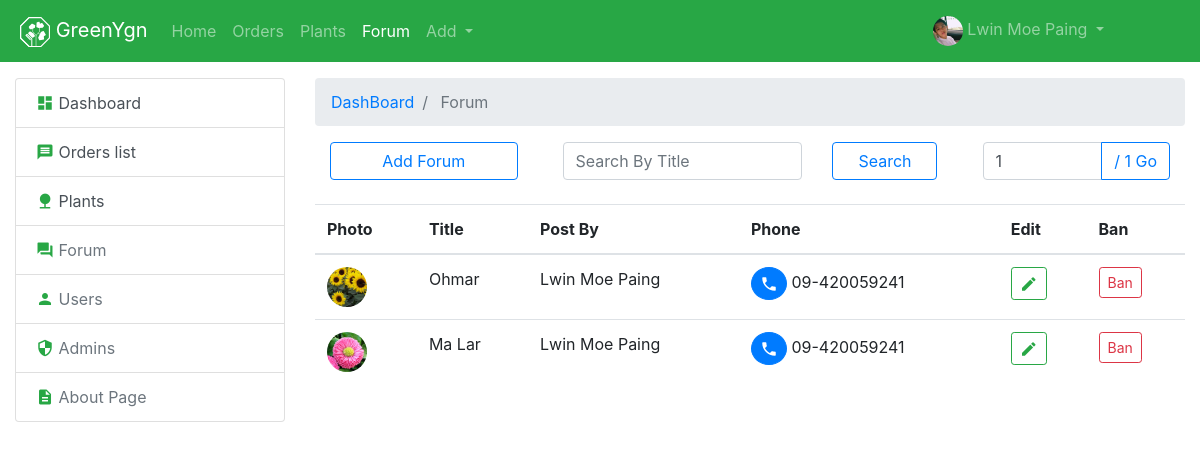
The app's page /gyadmin/superadmin/forum/index.php (signed in) with its own data.
### tables this page shows
CREATE TABLE `forum` (
  `id` int(11) NOT NULL,
  `image` varchar(200) NOT NULL DEFAULT '/assets/images/logo/greenygn_animate.svg',
  `title` varchar(120) NOT NULL,
  `description` text NOT NULL,
  `admin_id` int(10) UNSIGNED NOT NULL,
  `deleted_at` datetime DEFAULT NULL,
  `created_at` datetime DEFAULT NULL,
  `modified_at` datetime DEFAULT NULL
);

### gyadmin/superadmin/forum/functions/index/getdata.php (called while the page is built)
<?php
if (isset($_GET['page']) && is_numeric($_GET['page'])) {
    $page = $_GET['page'];
} else {
    $page = 1;
}
$no_of_records_per_page = 10;
$offset = ($page-1) * $no_of_records_per_page;
$total_pages_sql = "SELECT COUNT(*) FROM `forum`";
$result = mysqli_query($conn,$total_pages_sql);
$total_rows = mysqli_fetch_array($result)[0];
$total_pages = ceil($total_rows / $no_of_records_per_page);
$role = [
    '`f`.`id`',
    '`f`.`image`',
    '`f`.`title`',
    '`f`.`admin_id`',
    '`f`.`deleted_at`'
];
$sql = "SELECT " . implode(",",$role) .", `ar`.`name` as `admin_name`, `ar`.`ph` ";
$sql .= " FROM `forum` as `f` INNER JOIN `admin` as `ar` ";
$sql .= " ON `f`.`admin_id`= `ar`.`id` ORDER BY `f`.`id` DESC LIMIT $offset, $no_of_records_per_page ";
if($res = mysqli_query($conn, $sql)) {
    $result = array();
    while($row = mysqli_fetch_assoc($res)) {
       $result[] = $row;
    }
}

### gyadmin/superadmin/forum/index.php (the view, shortened to what this page needs)
<?php
    require __DIR__. "/functions/index/getdata.php";
    require __DIR__ . "/../view/begin_header.php";
    require __DIR__ . "/../view/finish_header.php";
    require __DIR__ . "/../view/nav/navbar.php";
?>
    <div class="container-fluid mt-3">
        <div class="row">
            <div class="col-md-3">
                <?php
                    require __DIR__ . "/../view/left_url_list/left_url_list.php";
                ?>
            </div>
            <div class="col-md-9">
                <nav aria-label="breadcrumb">
                    <ol class="breadcrumb">
                        <li class="breadcrumb-item"><a href="/gyadmin/superadmin/">DashBoard</a></li>
                        <li class="breadcrumb-item active"> Forum </li>
                    </ol>
                </nav>
                <div class="container-fluid">
                    <div class="row">
                        <div class="col-md-3 mb-2">
                            <a href="add_forum.php" class="btn btn-outline-primary rounded btn-block" role="button">
                                <i class="icon ion-md-add"></i> Add Forum
                            </a>
                        </div>
                        <div class="col-md-6 mb-2">
                                <div class="container-fluid">
                                    <form method="GET" action="search.php">
                                        <div class="row">
                                            <div class="col-md-8">
                                                <div class="form-group">
                                                    <input name="title" class="form-control" type="text" placeholder="Search By Title">
                                                </div>
                                            </div>
                                            <div class="col-md-4">
                                                <button href="add_admin.php" class="btn btn-outline-primary rounded btn-block" role="button">
                                                    <i class="icon ion-md-add"></i> Search
                                                </button>
                                            </div>
                                        </div>
                                    </form>
                                </div>
                        </div>
                        <div class="col-md-3">
                            <form action="" method="get">
                                <div class="input-group mb-3">
                                        <input name="page" required type="number" class="form-control" min=1 max="<?= $total_pages ?>" value="<?= $page ?>">
                                        <div class="input-group-append">
                                            <button class="btn btn-outline-primary" type="submit" id="button-addon2">
                                                / <?= $total_pages  ?> Go
                                            </button>
                                        </div>
                                </div>
                            </form>
                        </div>
                    </div>
                </div>
                <div class="table-responsive">
                    <table class="table">
                            <thead>
                                <tr>
                                    <th scope="col">Photo</th>
                                    <th scope="col">Title</th>
                                    <th scope="col">Post By</th>
                                    <th scope="col">Phone</th>
                                    <th class="" scope="col">Edit</th>
                                    <th class="" scope="col">Ban</th>
                                </tr>
                            </thead>
                            <tbody class="mm_font" id="table_row">
                                <?php
                                    foreach($result as $k => $v) {
                                ?>
                                <tr class="<?= $v['deleted_at'] ? 'table-danger' : '' ?>">
                                        <td>
                                            <div class="AdminUserListTable" style="background-image: url('<?= $v['image'] ?>')">  </div>
                                        </td>
                                        <td> <?= $v['title'] ?> </td>
                                        <td> <?= $v['admin_name'] ?> </td>
                                        <td >
                                            <?php
                                                if(strlen($v['ph']) > 0) {
                                            ?>
                                                <a  class="btn btn-primary btn-sm rounded-circle" href="tel:<?= $v['ph'] ?>">
                                                    <i class="material-icons md-18"> phone </i>
                                                </a>
                                                <?= $v['ph'] ?>
                                            <?php
                                                } else {
                                            ?>
                                                <a  class="btn btn-outline-danger btn-sm rounded-circle" href="#!">
                                                    <i class="material-icons md-18"> phone </i>
                                                </a>
                                            <?php
                                                }
                                            ?>
                                        </td>
                                        <td>
                                            <a class="btn btn-outline-success btn-sm " href="/gyadmin/superadmin/forum/edit.php?id=<?= $v['id'] ?>&page=<?= $page ?>" role="button">
                                                <i class="material-icons md-18"> create </i>
                                            </a>
                                        </td>
                                        <td>
                                            <a class="btn btn-outline-danger btn-sm " href="/gyadmin/superadmin/forum/functions/index/ban.php?id=<?= $v['id'] ?>&page=<?= $page ?>" role="button">
                                                Ban
                                            </a>
                                        </td>
                                </tr>
                                <?php
                                    }
                                ?>
                            </tbody>
                    </table>
                </div>
            </div>
        </div>
    </div>
<?php
    require __DIR__ . "/../view/finish_footer.php";
?>

### assets/css/greenygn.css (style rules this page uses)
body { min-height: 100vh; padding-bottom: 50px; position: relative; }
.AdminUserListTable { background-size: cover; background-position: center center; background-repeat: no-repeat; width: 40px; height: 40px; border-radius: 40px; }

### records on screen
forum: image (picture), title "Ohmar", admin.name "Lwin Moe Paing", admin.ph "09-420059241"
forum: image (picture), title "Ma Lar", admin.name "Lwin Moe Paing", admin.ph "09-420059241"

### other values on screen
$_SESSION['admin']['name'] "Lwin Moe Paing"
$total_pages "1"
